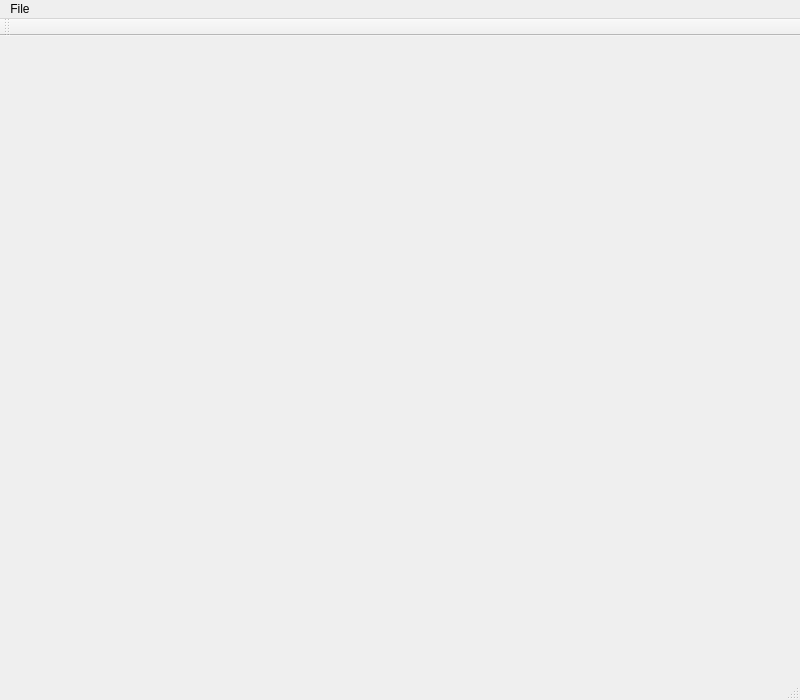
<?xml version="1.0" encoding="UTF-8"?>
<ui version="4.0">
 <class>MainWindow</class>
 <widget class="QMainWindow" name="MainWindow">
  <property name="geometry">
   <rect>
    <x>0</x>
    <y>0</y>
    <width>800</width>
    <height>700</height>
   </rect>
  </property>
  <property name="windowTitle">
   <string>Hermes Map</string>
  </property>
  <widget class="QWidget" name="centralWidget"/>
  <widget class="QMenuBar" name="menuBar">
   <property name="geometry">
    <rect>
     <x>0</x>
     <y>0</y>
     <width>800</width>
     <height>21</height>
    </rect>
   </property>
   <widget class="QMenu" name="menuFile">
    <property name="title">
     <string>File</string>
    </property>
    <addaction name="actionQuit"/>
   </widget>
   <addaction name="menuFile"/>
  </widget>
  <widget class="QToolBar" name="mainToolBar">
   <attribute name="toolBarArea">
    <enum>TopToolBarArea</enum>
   </attribute>
   <attribute name="toolBarBreak">
    <bool>false</bool>
   </attribute>
  </widget>
  <widget class="QStatusBar" name="statusBar"/>
  <action name="actionQuit">
   <property name="text">
    <string>Quit</string>
   </property>
  </action>
  <action name="actionMoscow">
   <property name="text">
    <string>Moscow</string>
   </property>
  </action>
  <action name="actionNewYork">
   <property name="text">
    <string>New York</string>
   </property>
  </action>
  <action name="actionLondon">
   <property name="text">
    <string>London</string>
   </property>
  </action>
  <action name="actionSanJose_CA">
   <property name="text">
    <string>San Jose CA</string>
   </property>
  </action>
  <action name="actionBedford_MA">
   <property name="text">
    <string>Bedford MA</string>
   </property>
  </action>
  <action name="actionSky">
   <property name="text">
    <string>Sky</string>
   </property>
  </action>
  <action name="actionBorders">
   <property name="checkable">
    <bool>true</bool>
   </property>
   <property name="text">
    <string>Borders and Names</string>
   </property>
  </action>
  <action name="actionRoads">
   <property name="checkable">
    <bool>true</bool>
   </property>
   <property name="text">
    <string>Roads</string>
   </property>
  </action>
 </widget>
 <layoutdefault spacing="6" margin="11"/>
 <resources/>
 <connections/>
</ui>
